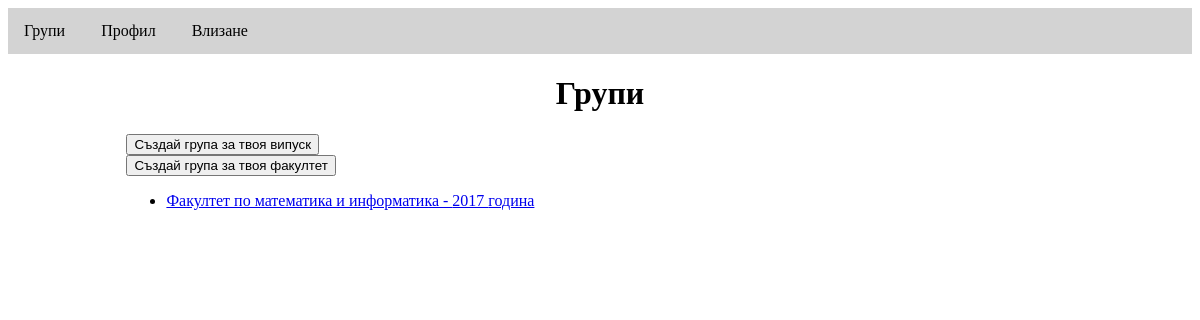
The page /groups/index.php on the database as committed earlier.
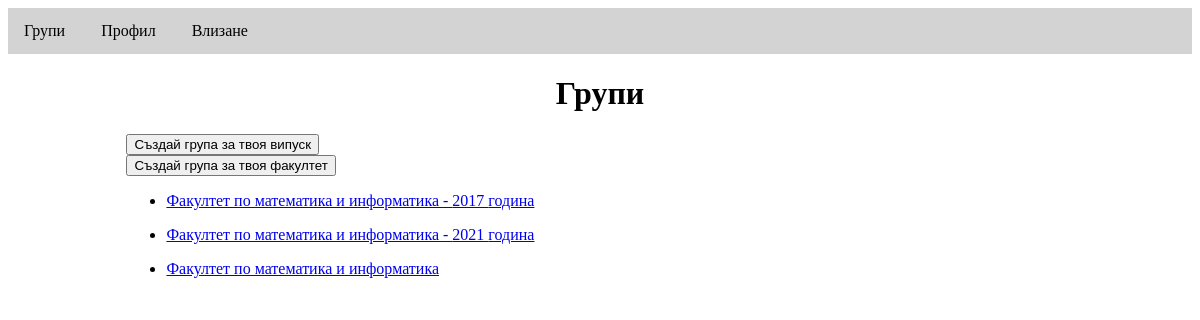
The same page on the database as committed later.
### tables this page shows
CREATE TABLE `groups` (
  `id` int(11) NOT NULL,
  `year` varchar(32) DEFAULT NULL,
  `faculty` varchar(128) NOT NULL,
  `admin_id` int(11) NOT NULL
);

### groups/groups_list.php (the view, shortened to what this page needs)
<?php
    $conn = new_db_connection();
    $sql = "SELECT id, year, faculty FROM groups";
    $stmt = $conn->prepare($sql);
    $stmt->execute();
    $groups = $stmt->fetchALL(PDO::FETCH_ASSOC);
?>
<h1>Групи</h1>
<form action="/groups/create.php" method="post">
    <input type="submit" value="Създай група за твоя випуск" />
</form>
<form action="/groups/create.php" method="post">
    <input type="submit" value="Създай група за твоя факултет" />
</form>
<div id="groups">
    <?php foreach($groups as $group): ?>
        <ul>
            <li class="group">
                <?php
                    if(isset($group['year'])) {
                        printf("<a href='/groups?id=%s'>%s - %s година</a>", $group['id'], $group['faculty'], $group['year']);
                    }
                    else {
                        printf("<a href='/groups?id=%s'>%s</a>", $group['id'], $group['faculty']);
                    }
                ?>
            </li>
        </ul>
    <?php endforeach; ?>
</div>

### templates/top.php (shortened to what this page needs)
<!DOCTYPE html>
<html>
    <head>
        <link rel="stylesheet" href="/templates/styles.css">
    </head>
    <body>
        <div id="navigation">
            <a href="/groups">Групи</a>
            <a href="/user_profile.php">Профил</a>
            <a href="/login/login_page.php">Влизане</a>
        </div>
        <div id='container'>

### groups/index.php (shortened to what this page needs)
<?php
    include('../templates/top.php');
    if(isset($_GET['id'])) {
        include('group_show.php');
    }
    else {
        include('groups_list.php');
    }
    include('../templates/bottom.php');
?>

### templates/bottom.php
        </div>
    </body>
</html>

### templates/styles.css (style rules this page uses)
#container { width: 80%; margin: 0 auto; }
h1, h2 { text-align: center; }
#navigation { background-color: lightgray; top: 0; width: 100%; margin-top: 0; }
#navigation a { display: inline-block; padding: 14px 16px; text-decoration: none; color: black; }

Rows that differ between the two databases and show on the page:
added groups: faculty "Факултет по математика и информатика", year "2021"
added groups: faculty "Факултет по математика и информатика"
